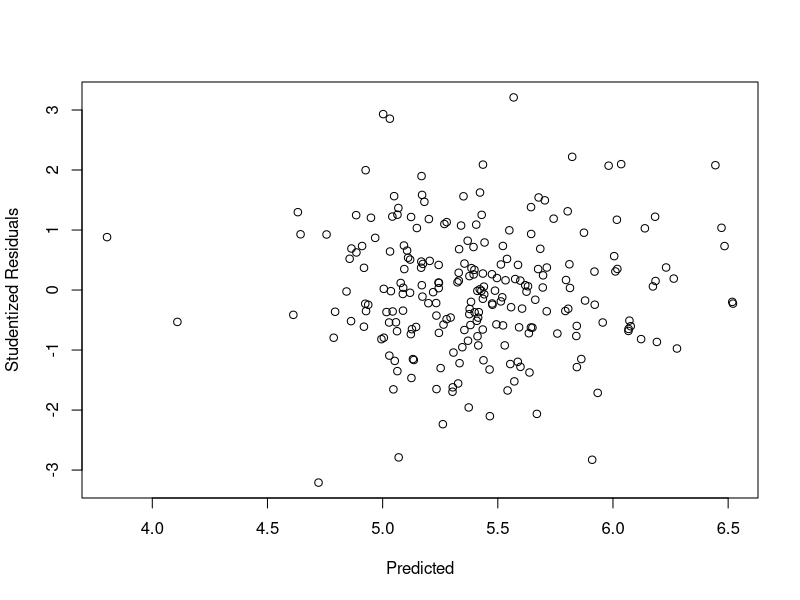
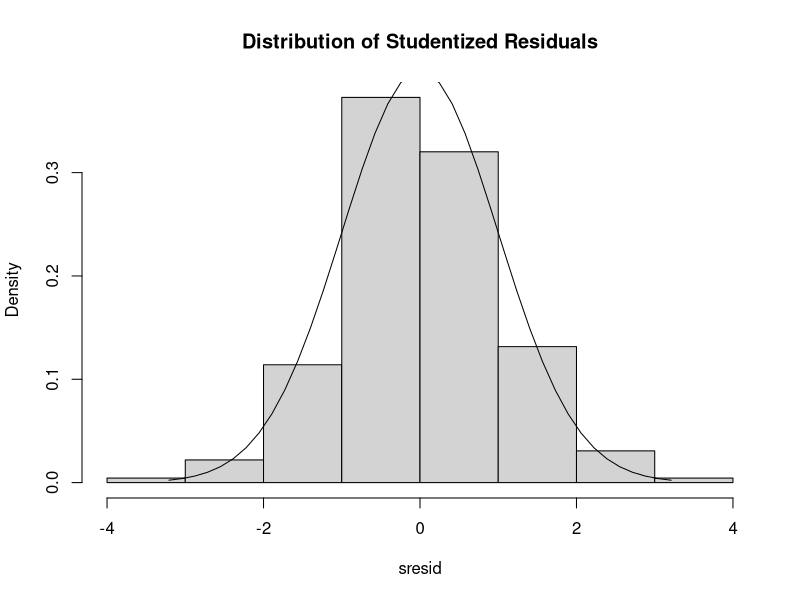

Generate these figures, in order, with R: (Note: this script raises an error after producing the figures.)
library(MASS)  # for stepAIC and robust regression
library(leaps) # for regsubsets
library(car)   # for qqPlot
#install.packages("glmnet")
#install.packages("gam")
library(glmnet) # for lasso
library(gam)    # for generalized additive models

library(corrplot)
library(mgcv)
library(vioplot)

rm(list=ls(all=TRUE)) # remove all previous objects from memory
options(warn=-1)  # forces R to ignore all warning messages

# Read in data, remove missing data
ny<-read.table("cs73.dat",header=T); dim(ny)  #  916  11
ny2<-na.omit(ny); dim(ny2) # 914  11
attach(ny2)

## review data set: expen is response
names(ny2)
head(ny2, n=5)


## Regression model on full data set (i.e., do not split data)
## From eda_ClassVersion.R
# wealth: log-transform
# lpop: cubic polynomial
# ldens: cubic polynomial
# pint: cubic polynomial, no log-transform
# income: quadratic, no log-transform
# lgrowth: linear

## Create transformations that may be needed
lexpen<-log(expen)
lwealth<-log(wealth)
lpop<-log(pop)
ldens<-log(dens)
lincome<-log(income)
lpint = log(pint)
pint2<-pint**2
pint3<-pint**3
lpop2<-lpop**2
lpop3<-lpop**3
ldens2<-ldens**2
ldens3<-ldens**3
lgrowr<-ifelse(growr>0, log(growr+1), -log(-growr+1))


# Consider interactions: Sections 3.3.2, 3.6.4 of ISLR
# Use the data subset on which there are linear relationships in all variables.
set2<-(lpop>8.3 & ldens>4.5)
ny2vars = data.frame(lexpen,lwealth,lpop,lpint,lincome,lgrowr)
fit2 = lm(lexpen~.*., data = ny2vars, subset=set2)
fitfull = stepAIC(fit2)
summary(fitfull)
extractAIC(fitfull)  # want to minimize AIC
# remove non-significant interaction lwealth:lpop
fitbest = lm(lexpen ~ lwealth + lpop + lpint + lincome + lgrowr + 
               lwealth:lpint + lwealth:lgrowr + lpop:lincome + 
               lpop:lgrowr, data = ny2vars, subset = set2)
summary(fitbest)
extractAIC(fitbest)
anova(fitfull, fitbest)  # p = 0.16
# perhaps remove non-significant interactions:
#  lpop:lgrowr and then lpop:lincome
fitbest = lm(lexpen ~ lwealth + lpop + lpint  + lgrowr + 
               lwealth:lpint + lwealth:lgrowr , data = ny2vars, subset = set2)
summary(fitbest)
extractAIC(fitbest)


# Model diagnostics
# Residual plot
plot(predict(fitbest), rstudent(fitbest), ylab="Studentized Residuals", xlab="Predicted")
# Normality of Residuals
sresid <- studres(fitbest)
hist(sresid, freq=FALSE,
     main="Distribution of Studentized Residuals")
xfit<-seq(min(sresid),max(sresid),length=40)
yfit<-dnorm(xfit)
lines(xfit, yfit)
# Q-Q plot for studentized resid
qqPlot(fitbest, main="QQ Plot", ylab="Studentized Residuals")
# Influential Observations
# Cook's D plot
# identify D values > 4/(n-k-1)
cutoff <- 4/((nrow(mtcars)-length(fitbest$coefficients)-2))
plot(fitbest, which=4, cook.levels=cutoff) # influence Plot

# leaps not smart enough to leave main effects in when interaction in model
ff=regsubsets(lexpen~.*., data=ny2vars, subset=set2)
summary(ff)


# Categorical variables in regression
# For illustration purposes, we will use the whole data set (no subset split)
wealthcat = 1*(wealth<40000)+2*(wealth>40000)*(wealth<80000)+3*(wealth>80000)*(wealth<100000)+4*(wealth>100000)*(wealth<200000)+5*(wealth>200000)
# "Dummy variable" coding or "treatment" coding: 
# contrast to a reference level or baseline 
wealthcat=factor(wealthcat) # tell R this variable is categorical
# tabulate the categorical variable
table(wealthcat) 
# Parallel boxplots with box width a function of sample size
plot(wealthcat, expen, col="cyan", varwidth=T,
     ylab="Expenditures",xlab="Wealth Categories")
# Average log-expenditure by wealth category
tapply(lexpen, wealthcat, mean)
fitc = lm(formula = lexpen ~ wealthcat, data=ny2vars)
# Treatment coding: 
#  notice that the intercept is the (cell) mean log-expenditure for wealth category 1!
summary(fitc) 
# contrast matrix for 5-level categorical variable
contr.treatment(5)
# Can fit continuous variables as well
fitc = lm(formula = lexpen ~ wealthcat + lpop + lpint + lincome, data=ny2vars, subset=set2)
summary(fitc)
